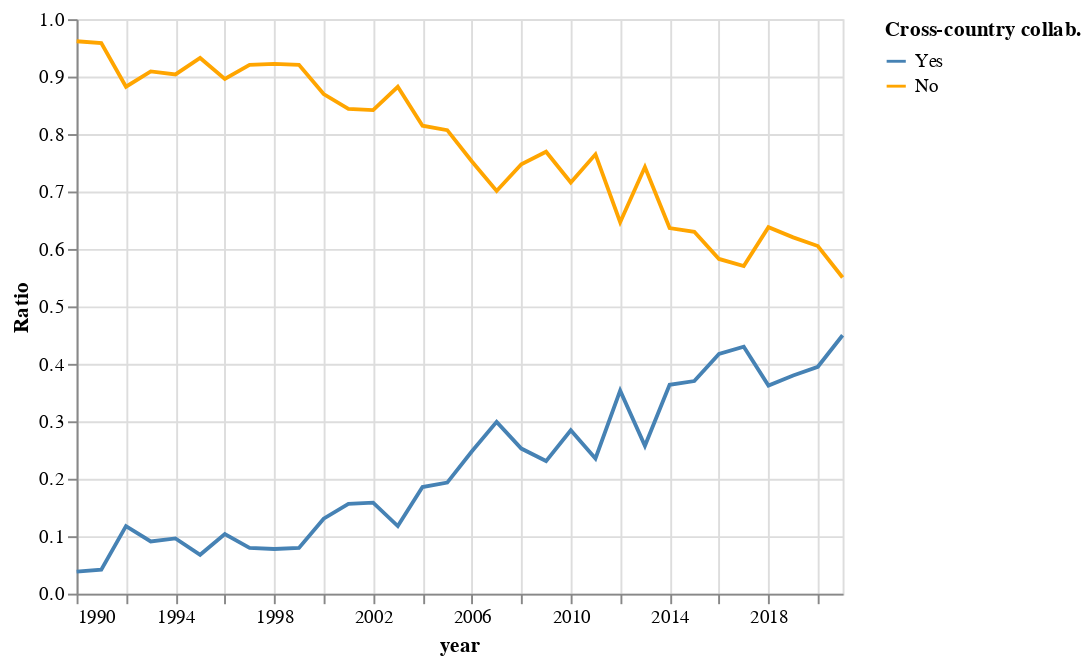

This figure's notebook cell:
### Code cell
cross_country_ratio = alt.Chart(cross_country).mark_line().encode(
    x = 'year',
    y = alt.Y(
        'ratio',
        title = 'Ratio'
    ),
    color = alt.Color(
        'type',
        title = 'Cross-country collab.',
        sort = ['Yes', 'No'],
        scale=alt.Scale(domain=['Yes', 'No'],
                      range=['steelblue', 'orange'])
    )
)

cross_country_ratio

### Figure 1 — Vega-Lite specification as saved in the notebook (floating-point values rounded to 4 significant figures)
{"config": {"view": {"continuousWidth": 400, "continuousHeight": 300}}, "data": {"name": "data-40e384783310fb81a9bd53e818d8c686"}, "mark": "line", "encoding": {"color": {"field": "type", "scale": {"domain": ["Yes", "No"], "range": ["steelblue", "orange"]}, "sort": ["Yes", "No"], "title": "Cross-country collab.", "type": "nominal"}, "x": {"field": "year", "type": "temporal"}, "y": {"field": "ratio", "title": "Ratio", "type": "quantitative"}}, "$schema": "https://vega.github.io/schema/vega-lite/v4.17.0.json", "datasets": {"data-40e384783310fb81a9bd53e818d8c686": [{"year": "1990-01-01T00:00:00", "type": "No", "count": 50, "ratio": 0.9615}, {"year": "1990-01-01T00:00:00", "type": "Yes", "count": 2, "ratio": 0.03846}, {"year": "1991-01-01T00:00:00", "type": "No", "count": 46, "ratio": 0.9583}, {"year": "1991-01-01T00:00:00", "type": "Yes", "count": 2, "ratio": 0.04167}, {"year": "1992-01-01T00:00:00", "type": "No", "count": 45, "ratio": 0.8824}, {"year": "1992-01-01T00:00:00", "type": "Yes", "count": 6, "ratio": 0.1176}, {"year": "1993-01-01T00:00:00", "type": "No", "count": 50, "ratio": 0.9091}, {"year": "1993-01-01T00:00:00", "type": "Yes", "count": 5, "ratio": 0.09091}, {"year": "1994-01-01T00:00:00", "type": "No", "count": 47, "ratio": 0.9038}, {"year": "1994-01-01T00:00:00", "type": "Yes", "count": 5, "ratio": 0.09615}, {"year": "1995-01-01T00:00:00", "type": "No", "count": 69, "ratio": 0.9324}, {"year": "1995-01-01T00:00:00", "type": "Yes", "count": 5, "ratio": 0.06757}, {"year": "1996-01-01T00:00:00", "type": "No", "count": 69, "ratio": 0.8961}, {"year": "1996-01-01T00:00:00", "type": "Yes", "count": 8, "ratio": 0.1039}, {"year": "1997-01-01T00:00:00", "type": "No", "count": 81, "ratio": 0.9205}, {"year": "1997-01-01T00:00:00", "type": "Yes", "count": 7, "ratio": 0.07955}, {"year": "1998-01-01T00:00:00", "type": "No", "count": 83, "ratio": 0.9222}, {"year": "1998-01-01T00:00:00", "type": "Yes", "count": 7, "ratio": 0.07778}, {"year": "1999-01-01T00:00:00", "type": "No", "count": 81, "ratio": 0.9205}, {"year": "1999-01-01T00:00:00", "type": "Yes", "count": 7, "ratio": 0.07955}, {"year": "2000-01-01T00:00:00", "type": "No", "count": 80, "ratio": 0.8696}, {"year": "2000-01-01T00:00:00", "type": "Yes", "count": 12, "ratio": 0.1304}, {"year": "2001-01-01T00:00:00", "type": "No", "count": 81, "ratio": 0.8438}, {"year": "2001-01-01T00:00:00", "type": "Yes", "count": 15, "ratio": 0.1562}, {"year": "2002-01-01T00:00:00", "type": "No", "count": 85, "ratio": 0.8416}, {"year": "2002-01-01T00:00:00", "type": "Yes", "count": 16, "ratio": 0.1584}, {"year": "2003-01-01T00:00:00", "type": "No", "count": 90, "ratio": 0.8824}, {"year": "2003-01-01T00:00:00", "type": "Yes", "count": 12, "ratio": 0.1176}, {"year": "2004-01-01T00:00:00", "type": "No", "count": 79, "ratio": 0.8144}, {"year": "2004-01-01T00:00:00", "type": "Yes", "count": 18, "ratio": 0.1856}, {"year": "2005-01-01T00:00:00", "type": "No", "count": 96, "ratio": 0.8067}, {"year": "2005-01-01T00:00:00", "type": "Yes", "count": 23, "ratio": 0.1933}, {"year": "2006-01-01T00:00:00", "type": "No", "count": 85, "ratio": 0.7522}, {"year": "2006-01-01T00:00:00", "type": "Yes", "count": 28, "ratio": 0.2478}, {"year": "2007-01-01T00:00:00", "type": "No", "count": 75, "ratio": 0.7009}, {"year": "2007-01-01T00:00:00", "type": "Yes", "count": 32, "ratio": 0.2991}, {"year": "2008-01-01T00:00:00", "type": "No", "count": 74, "ratio": 0.7475}, {"year": "2008-01-01T00:00:00", "type": "Yes", "count": 25, "ratio": 0.2525}, {"year": "2009-01-01T00:00:00", "type": "No", "count": 90, "ratio": 0.7692}, {"year": "2009-01-01T00:00:00", "type": "Yes", "count": 27, "ratio": 0.2308}, {"year": "2010-01-01T00:00:00", "type": "No", "count": 78, "ratio": 0.7156}, {"year": "2010-01-01T00:00:00", "type": "Yes", "count": 31, "ratio": 0.2844}, {"year": "2011-01-01T00:00:00", "type": "No", "count": 91, "ratio": 0.7647}, {"year": "2011-01-01T00:00:00", "type": "Yes", "count": 28, "ratio": 0.2353}, {"year": "2012-01-01T00:00:00", "type": "No", "count": 75, "ratio": 0.6466}, {"year": "2012-01-01T00:00:00", "type": "Yes", "count": 41, "ratio": 0.3534}, {"year": "2013-01-01T00:00:00", "type": "No", "count": 75, "ratio": 0.7426}, {"year": "2013-01-01T00:00:00", "type": "Yes", "count": 26, "ratio": 0.2574}, {"year": "2014-01-01T00:00:00", "type": "No", "count": 84, "ratio": 0.6364}, {"year": "2014-01-01T00:00:00", "type": "Yes", "count": 48, "ratio": 0.3636}, {"year": "2015-01-01T00:00:00", "type": "No", "count": 80, "ratio": 0.6299}, {"year": "2015-01-01T00:00:00", "type": "Yes", "count": 47, "ratio": 0.3701}, {"year": "2016-01-01T00:00:00", "type": "No", "count": 67, "ratio": 0.5826}, {"year": "2016-01-01T00:00:00", "type": "Yes", "count": 48, "ratio": 0.4174}, {"year": "2017-01-01T00:00:00", "type": "No", "count": 65, "ratio": 0.5702}, {"year": "2017-01-01T00:00:00", "type": "Yes", "count": 49, "ratio": 0.4298}, {"year": "2018-01-01T00:00:00", "type": "No", "count": 81, "ratio": 0.6378}, {"year": "2018-01-01T00:00:00", "type": "Yes", "count": 46, "ratio": 0.3622}, {"year": "2019-01-01T00:00:00", "type": "No", "count": 80, "ratio": 0.6202}, {"year": "2019-01-01T00:00:00", "type": "Yes", "count": 49, "ratio": 0.3798}, {"year": "2020-01-01T00:00:00", "type": "No", "count": 95, "ratio": 0.6051}, {"year": "2020-01-01T00:00:00", "type": "Yes", "count": 62, "ratio": 0.3949}, {"year": "2021-01-01T00:00:00", "type": "No", "count": 93, "ratio": 0.5503}, {"year": "2021-01-01T00:00:00", "type": "Yes", "count": 76, "ratio": 0.4497}]}}
